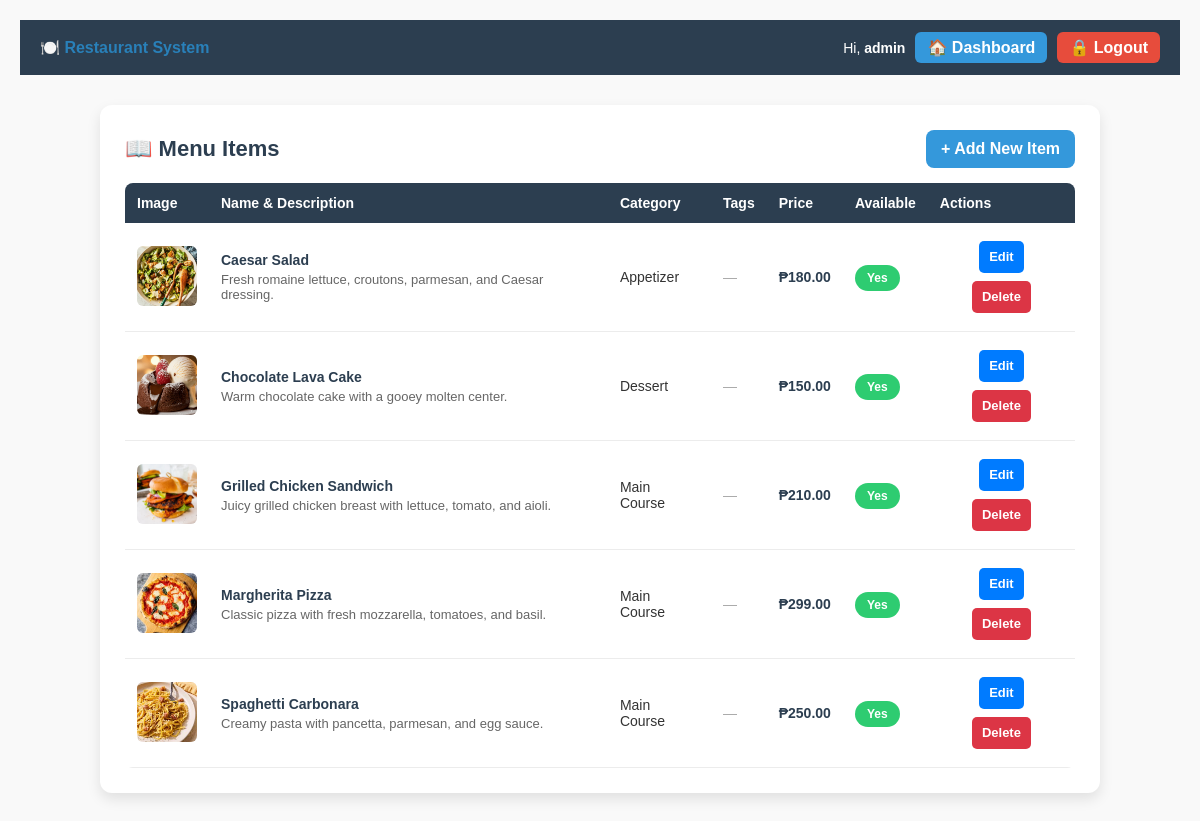
Page /menu/ (signed in) on the committed database.
### accounts/models.py (models this page shows, shortened)
class User(AbstractUser):
    ROLE_CHOICES = (
        ('admin', 'Administrator'),
        ('manager', 'Manager'),
        ('customer', 'Customer'),
    )
    role = models.CharField(max_length=10, choices=ROLE_CHOICES, default='customer')
    is_locked = models.BooleanField(default=False)

### menu/models.py (models this page shows, shortened)
class MenuItem(models.Model):
    CATEGORY_CHOICES = [
        ('appetizer', 'Appetizer'),
        ('main', 'Main Course'),
        ('dessert', 'Dessert'),
        ('drinks', 'Drinks'),
    ]
    name = models.CharField(max_length=100)
    description = models.TextField()
    price = models.DecimalField(max_digits=8, decimal_places=2)
    image = models.ImageField(upload_to='menu_images/', blank=True, null=True)
    category = models.CharField(max_length=20, choices=CATEGORY_CHOICES)
    tags = models.CharField(max_length=200, blank=True)  # comma-separated
    is_available = models.BooleanField(default=True)

### menu/views.py (the view)
# urls.py: path("", views.menu_list_view, name="list"),
@login_required
def menu_list_view(request):
    guard = _require_admin(request)
    if guard: return guard
    items = MenuItem.objects.all().order_by("name")
    return render(request, "menu/menu_list.html", {"menu_items": items})

### menu/views.py (called while the page is built)
def _require_admin(request):
    if not request.user.is_authenticated:
        return redirect("accounts:login")
    if getattr(request.user, "role", None) != "admin":
        messages.error(request, "Not authorized.")
        return redirect("accounts:dashboard")
    return None

### menu/templates/menu/menu_list.html (shortened to what this page needs)
{% extends "base.html" %}
{% load static %}
{% block extra_css %}
<link rel="stylesheet" href="{% static 'css/menu.css' %}">
{% endblock %}
{% block content %}
<div class="table-container">
    <div class="header-row">
        <h2>📖 Menu Items</h2>
        <a href="{% url 'menu:menu_create' %}" class="btn-link">+ Add New Item</a>
    </div>
    <table>
        <thead>
            <tr>
                <th>Image</th>
                <th>Name & Description</th>
                <th>Category</th>
                <th>Tags</th>
                <th>Price</th>
                <th>Available</th>
                <th>Actions</th>
            </tr>
        </thead>
        <tbody>
        {% if menu_items %}
            {% for item in menu_items %}
            <tr>
                <td>
                    {% if item.image %}
                        <img src="{{ item.image.url }}" width="60" height="60" style="border-radius:6px;object-fit:cover;" alt="{{ item.name }}">
                    {% else %}
                        <div style="width:60px;height:60px;display:flex;align-items:center;justify-content:center;background:#f0f0f0;border-radius:6px;color:#aaa;font-size:12px;">No Img</div>
                    {% endif %}
                </td>
                <td>
                    <div class="menu-item-name">
                        <strong>{{ item.name }}</strong>
                    </div>
                    {% if item.description %}
                        <div class="menu-item-description">{{ item.description }}</div>
                    {% endif %}
                </td>
                <td><span style="text-transform:capitalize;">{{ item.get_category_display }}</span></td>
                <td>
                    {% if item.tags %}
                        <span style="font-size:13px;color:#555;">{{ item.tags }}</span>
                    {% else %}
                        <span style="color:#aaa;">—</span>
                    {% endif %}
                </td>
                <td class="menu-price">₱{{ item.price }}</td>
                <td>
                    {% if item.is_available %}
                        <span class="status-badge completed">Yes</span>
                    {% else %}
                        <span class="status-badge cancelled">No</span>
                    {% endif %}
                </td>
                <td class="actions-cell">
                    <a href="{% url 'menu:menu_update' item.id %}" class="btn-small primary">Edit</a>
                    <form action="{% url 'menu:menu_delete' item.id %}" method="post" style="display:inline-block;">
                        <button type="submit" class="btn-small danger" onclick="return confirm('Delete this item?')">
                            Delete
                        </button>
                    </form>
                </td>
            </tr>
            {% endfor %}
        {% else %}
            <tr>
                <td colspan="7" style="text-align:center;color:#888;padding:20px;">No items in the menu.</td>
            </tr>
        {% endif %}
        </tbody>
    </table>
</div>
{% endblock %}

### templates/base.html (shortened to what this page needs)
{% load static %}
<!DOCTYPE html>
<html lang="en">
<head>
    <link rel="stylesheet" href="{% static 'css/global.css' %}">
    {% block extra_css %}{% endblock %}
</head>
<body>
    <div class="navbar">
        <div class="nav-left">
            <a href="{% url 'accounts:login' %}" class="brand">🍽️ Restaurant System</a>
        </div>
        <div class="nav-right">
            {% if request.user.is_authenticated %}
                <span>Hi, <strong>{{ request.user.username }}</strong></span>
                <a href="{% url 'accounts:dashboard' %}" class="dashboard-link">🏠 Dashboard</a>
                <a href="{% url 'accounts:logout' %}" class="logout-link">🔒 Logout</a>
            {% else %}
                <span>Hi, Guest</span>
                <a href="{% url 'accounts:login' %}" class="dashboard-link">🔐 Login</a>
                <a href="{% url 'accounts:register' %}" class="logout-link">📝 Register</a>
            {% endif %}
        </div>
    </div>
    <div class="main-content">
        {% block content %}{% endblock %}
    </div>
</body>
</html>

### static/css/global.css (style rules this page uses)
* { margin: 0; padding: 0; box-sizing: border-box; }
body { font-family: Arial, sans-serif; background: #f9f9f9; color: #333; padding: 20px; }
h1, h2 { color: #2c3e50; }
a { text-decoration: none; color: #2980b9; }
.navbar { background: #2c3e50; color: white; padding: 12px 20px; display: flex; justify-content: space-between; align-items: center; }
.nav-left { font-size: 16px; font-weight: bold; }
.nav-right { display: flex; align-items: center; gap: 10px; }
.nav-right span { font-size: 14px; }
.nav-right a { display: flex; align-items: center; gap: 6px; color: white; font-weight: bold; padding: 6px 12px; border-radius: 6px; transition: background 0.3s; }
.nav-right a.dashboard-link { background: #3498db; }
.nav-right a.logout-link { background: #e74c3c; }
button, .btn-primary, .btn-secondary, .btn-link, .btn-small { border: none; border-radius: 6px; font-weight: bold; cursor: pointer; font-family: Arial, sans-serif; }
.btn-link { background: #3498db; color: white; padding: 8px 12px; }
.btn-small { padding: 6px 10px; font-size: 13px; height: 32px; }
.btn-small.danger { background: #dc3545; color: white; }
.btn-small.primary { background: #007bff; color: white; }
.form-container, .table-container, .dashboard-container { max-width: 800px; margin: 40px auto; background: #ffffff; padding: 30px; border-radius: 10px; box-shadow: 0 4px 8px rgba(0,0,0,0.15); }
.main-content { margin-top: 20px; }

### static/css/menu.css (style rules this page uses)
body, h1, h2, ul, li, p, table { margin: 0; padding: 0; font-family: Arial, sans-serif; }
body { background: #f9f9f9; color: #333; padding: 20px; }
button, .btn-link, .btn-primary, .btn-secondary { display: inline-block; padding: 10px 12px; border-radius: 6px; text-decoration: none; font-weight: bold; cursor: pointer; border: none; }
.btn-small { display: inline-block; padding: 6px 10px; font-size: 13px; border-radius: 5px; text-align: center; height: 32px; line-height: 20px; margin: 4px; }
.btn-small.primary { background: #007bff; color: #fff; }
.btn-small.danger { background: #dc3545; color: #fff; }
.table-container { max-width: 1000px; margin: 30px auto; background: #fff; padding: 25px; border-radius: 12px; box-shadow: 0 6px 14px rgba(0,0,0,0.1); }
.header-row { display: flex; justify-content: space-between; align-items: center; margin-bottom: 15px; }
.table-container h2 { display: flex; align-items: center; font-size: 22px; color: #2c3e50; }
.table-container .btn-link { background: #3498db; color: #fff; padding: 10px 15px; border-radius: 8px; text-decoration: none; }
table { width: 100%; border-collapse: collapse; border-radius: 8px; overflow: hidden; }
thead { background: #2c3e50; color: white; }
th { text-align: left; padding: 12px; font-size: 14px; }
td { padding: 14px 12px; font-size: 14px; vertical-align: middle; border-bottom: 1px solid #ececec; }
.menu-item-name { display: flex; align-items: center; gap: 12px; font-weight: 600; color: #2c3e50; }
.menu-price { font-weight: bold; color: #2c3e50; }
.status-badge { padding: 6px 12px; font-weight: bold; font-size: 12px; border-radius: 20px; text-transform: capitalize; }
.status-badge.completed { background: #2ecc71; color: #fff; }
.actions-cell { text-align: center; vertical-align: middle; min-width: 120px; }
.menu-item-description { font-size: 13px; color: #666; margin-top: 4px; }

### rows in the picture
User: user.username "admin"
MenuItem: image (picture), name "Caesar Salad", description "Fresh romaine lettuce, croutons, parmesan, and Caesar dressing.", category "Appetizer", price "180.00", is_available "Yes"
MenuItem: image (picture), name "Chocolate Lava Cake", description "Warm chocolate cake with a gooey molten center.", category "Dessert", price "150.00", is_available "Yes"
MenuItem: image (picture), name "Grilled Chicken Sandwich", description "Juicy grilled chicken breast with lettuce, tomato, and aioli.", category "Main Course", price "210.00", is_available "Yes"
MenuItem: image (picture), name "Margherita Pizza", description "Classic pizza with fresh mozzarella, tomatoes, and basil.", category "Main Course", price "299.00", is_available "Yes"
MenuItem: image (picture), name "Spaghetti Carbonara", description "Creamy pasta with pancetta, parmesan, and egg sauce.", category "Main Course", price "250.00", is_available "Yes"
